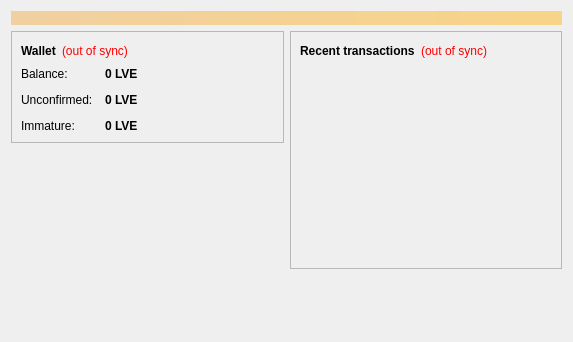
<?xml version="1.0" encoding="UTF-8"?>
<ui version="4.0">
 <class>OverviewPage</class>
 <widget class="QWidget" name="OverviewPage">
  <property name="geometry">
   <rect>
    <x>0</x>
    <y>0</y>
    <width>573</width>
    <height>342</height>
   </rect>
  </property>
  <property name="windowTitle">
   <string>Form</string>
  </property>
  <layout class="QVBoxLayout" name="topLayout">
   <item>
    <widget class="QLabel" name="labelAlerts">
     <property name="visible">
      <bool>false</bool>
     </property>
     <property name="styleSheet">
      <string notr="true">background-color: qlineargradient(x1: 0, y1: 0, x2: 1, y2: 0, stop:0 #F0D0A0, stop:1 #F8D488); color:#000000;</string>
     </property>
     <property name="wordWrap">
      <bool>true</bool>
     </property>
     <property name="margin">
      <number>3</number>
     </property>
    </widget>
   </item>
   <item>
    <layout class="QHBoxLayout" name="horizontalLayout" stretch="1,1">
     <item>
      <layout class="QVBoxLayout" name="verticalLayout_2">
       <item>
        <widget class="QFrame" name="frame">
         <property name="frameShape">
          <enum>QFrame::StyledPanel</enum>
         </property>
         <property name="frameShadow">
          <enum>QFrame::Raised</enum>
         </property>
         <layout class="QVBoxLayout" name="verticalLayout_4">
          <item>
           <layout class="QHBoxLayout" name="horizontalLayout_4">
            <item>
             <widget class="QLabel" name="label_5">
              <property name="font">
               <font>
                <weight>75</weight>
                <bold>true</bold>
               </font>
              </property>
              <property name="text">
               <string>Wallet</string>
              </property>
             </widget>
            </item>
            <item>
             <widget class="QLabel" name="labelWalletStatus">
              <property name="toolTip">
               <string>The displayed information may be out of date. Your wallet automatically synchronizes with the Livre network after a connection is established, but this process has not completed yet.</string>
              </property>
              <property name="styleSheet">
               <string notr="true">QLabel { color: red; }</string>
              </property>
              <property name="text">
               <string notr="true">(out of sync)</string>
              </property>
              <property name="alignment">
               <set>Qt::AlignLeading|Qt::AlignLeft|Qt::AlignVCenter</set>
              </property>
             </widget>
            </item>
            <item>
             <spacer name="horizontalSpacer_2">
              <property name="orientation">
               <enum>Qt::Horizontal</enum>
              </property>
              <property name="sizeHint" stdset="0">
               <size>
                <width>40</width>
                <height>20</height>
               </size>
              </property>
             </spacer>
            </item>
           </layout>
          </item>
          <item>
           <layout class="QFormLayout" name="formLayout_2">
            <property name="fieldGrowthPolicy">
             <enum>QFormLayout::AllNonFixedFieldsGrow</enum>
            </property>
            <property name="horizontalSpacing">
             <number>12</number>
            </property>
            <property name="verticalSpacing">
             <number>12</number>
            </property>
            <item row="0" column="0">
             <widget class="QLabel" name="label">
              <property name="text">
               <string>Balance:</string>
              </property>
             </widget>
            </item>
            <item row="0" column="1">
             <widget class="QLabel" name="labelBalance">
              <property name="font">
               <font>
                <weight>75</weight>
                <bold>true</bold>
               </font>
              </property>
              <property name="cursor">
               <cursorShape>IBeamCursor</cursorShape>
              </property>
              <property name="toolTip">
               <string>Your current balance</string>
              </property>
              <property name="text">
               <string notr="true">0 LVE</string>
              </property>
              <property name="textInteractionFlags">
               <set>Qt::LinksAccessibleByMouse|Qt::TextSelectableByKeyboard|Qt::TextSelectableByMouse</set>
              </property>
             </widget>
            </item>
            <item row="1" column="0">
             <widget class="QLabel" name="label_3">
              <property name="text">
               <string>Unconfirmed:</string>
              </property>
             </widget>
            </item>
            <item row="1" column="1">
             <widget class="QLabel" name="labelUnconfirmed">
              <property name="font">
               <font>
                <weight>75</weight>
                <bold>true</bold>
               </font>
              </property>
              <property name="cursor">
               <cursorShape>IBeamCursor</cursorShape>
              </property>
              <property name="toolTip">
               <string>Total of transactions that have yet to be confirmed, and do not yet count toward the current balance</string>
              </property>
              <property name="text">
               <string notr="true">0 LVE</string>
              </property>
              <property name="textInteractionFlags">
               <set>Qt::LinksAccessibleByMouse|Qt::TextSelectableByKeyboard|Qt::TextSelectableByMouse</set>
              </property>
             </widget>
            </item>
            <item row="2" column="0">
             <widget class="QLabel" name="labelImmatureText">
              <property name="text">
               <string>Immature:</string>
              </property>
             </widget>
            </item>
            <item row="2" column="1">
             <widget class="QLabel" name="labelImmature">
              <property name="font">
               <font>
                <weight>75</weight>
                <bold>true</bold>
               </font>
              </property>
              <property name="toolTip">
               <string>Mined balance that has not yet matured</string>
              </property>
              <property name="text">
               <string notr="true">0 LVE</string>
              </property>
              <property name="textInteractionFlags">
               <set>Qt::LinksAccessibleByMouse|Qt::TextSelectableByKeyboard|Qt::TextSelectableByMouse</set>
              </property>
             </widget>
            </item>
           </layout>
          </item>
         </layout>
        </widget>
       </item>
       <item>
        <spacer name="verticalSpacer">
         <property name="orientation">
          <enum>Qt::Vertical</enum>
         </property>
         <property name="sizeHint" stdset="0">
          <size>
           <width>20</width>
           <height>40</height>
          </size>
         </property>
        </spacer>
       </item>
      </layout>
     </item>
     <item>
      <layout class="QVBoxLayout" name="verticalLayout_3">
       <item>
        <widget class="QFrame" name="frame_2">
         <property name="frameShape">
          <enum>QFrame::StyledPanel</enum>
         </property>
         <property name="frameShadow">
          <enum>QFrame::Raised</enum>
         </property>
         <layout class="QVBoxLayout" name="verticalLayout">
          <item>
           <layout class="QHBoxLayout" name="horizontalLayout_2">
            <item>
             <widget class="QLabel" name="label_4">
              <property name="text">
               <string>&lt;b&gt;Recent transactions&lt;/b&gt;</string>
              </property>
             </widget>
            </item>
            <item>
             <widget class="QLabel" name="labelTransactionsStatus">
              <property name="toolTip">
               <string>The displayed information may be out of date. Your wallet automatically synchronizes with the Livre network after a connection is established, but this process has not completed yet.</string>
              </property>
              <property name="styleSheet">
               <string notr="true">QLabel { color: red; }</string>
              </property>
              <property name="text">
               <string notr="true">(out of sync)</string>
              </property>
              <property name="alignment">
               <set>Qt::AlignRight|Qt::AlignTrailing|Qt::AlignVCenter</set>
              </property>
             </widget>
            </item>
            <item>
             <spacer name="horizontalSpacer">
              <property name="orientation">
               <enum>Qt::Horizontal</enum>
              </property>
              <property name="sizeHint" stdset="0">
               <size>
                <width>40</width>
                <height>20</height>
               </size>
              </property>
             </spacer>
            </item>
           </layout>
          </item>
          <item>
           <widget class="QListView" name="listTransactions">
            <property name="styleSheet">
             <string notr="true">QListView { background: transparent; }</string>
            </property>
            <property name="frameShape">
             <enum>QFrame::NoFrame</enum>
            </property>
            <property name="verticalScrollBarPolicy">
             <enum>Qt::ScrollBarAlwaysOff</enum>
            </property>
            <property name="horizontalScrollBarPolicy">
             <enum>Qt::ScrollBarAlwaysOff</enum>
            </property>
            <property name="selectionMode">
             <enum>QAbstractItemView::NoSelection</enum>
            </property>
           </widget>
          </item>
         </layout>
        </widget>
       </item>
       <item>
        <spacer name="verticalSpacer_2">
         <property name="orientation">
          <enum>Qt::Vertical</enum>
         </property>
         <property name="sizeHint" stdset="0">
          <size>
           <width>20</width>
           <height>40</height>
          </size>
         </property>
        </spacer>
       </item>
      </layout>
     </item>
    </layout>
   </item>
  </layout>
 </widget>
 <resources/>
 <connections/>
</ui>
